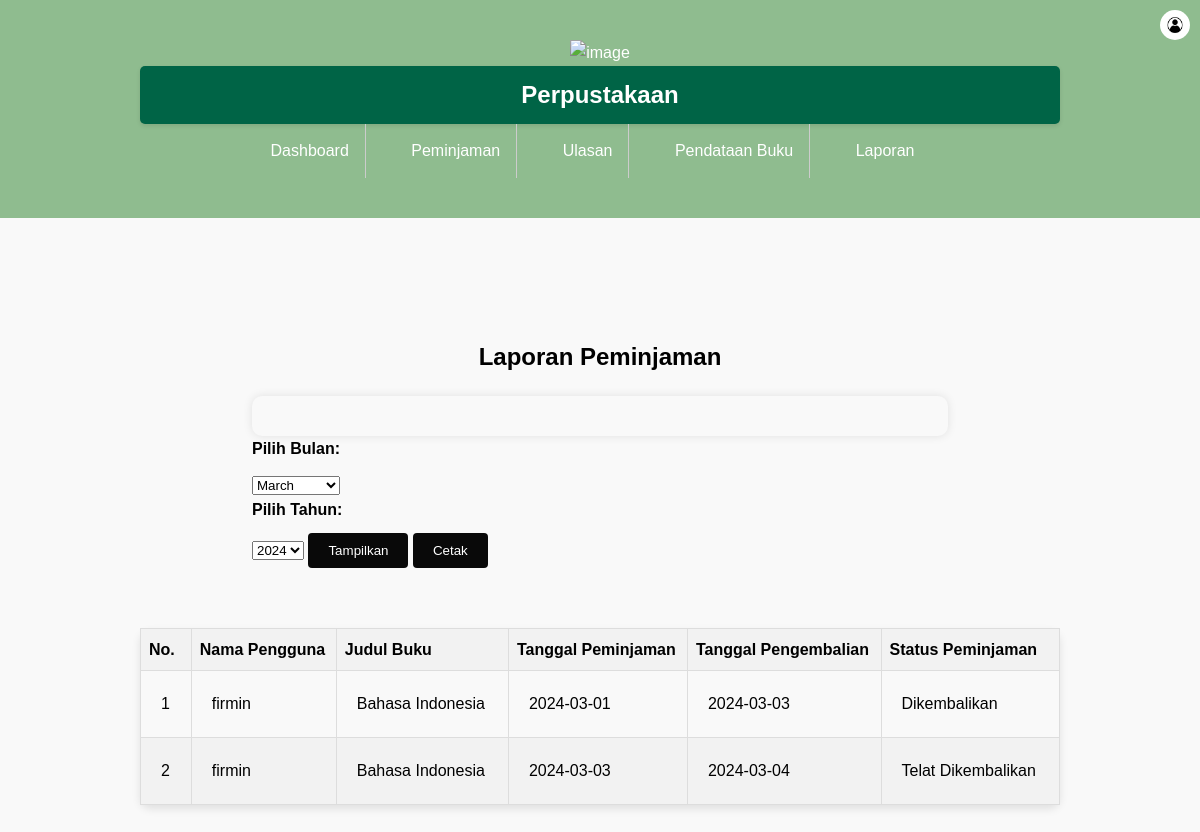
/laporan1.php (signed in), run on the app's committed database.
### tables this page shows
CREATE TABLE `peminjaman` (
  `peminjamanid` int(11) NOT NULL,
  `userid` int(11) NOT NULL,
  `bukuid` int(11) NOT NULL,
  `tanggalpeminjaman` date NOT NULL,
  `tanggalpengembalian` date NOT NULL,
  `statuspeminjaman` varchar(20) NOT NULL
);

CREATE TABLE `user` (
  `userid` int(11) NOT NULL,
  `username` varchar(20) NOT NULL,
  `password` varchar(20) NOT NULL,
  `email` varchar(20) NOT NULL,
  `namalengkap` varchar(20) NOT NULL,
  `alamat` text NOT NULL,
  `level` enum('Admin','Petugas','Peminjam') NOT NULL
);

CREATE TABLE `buku` (
  `bukuid` int(11) NOT NULL,
  `judul` varchar(25) NOT NULL,
  `penulis` varchar(25) NOT NULL,
  `penerbit` varchar(25) NOT NULL,
  `tahunterbit` int(11) NOT NULL
);

### laporan1.php (the view, shortened to what this page needs)
<?php
$selectedMonth = isset($_GET['bulan']) ? $_GET['bulan'] : date('m');
$selectedYear = isset($_GET['tahun']) ? $_GET['tahun'] : date('Y');
?>
<!DOCTYPE html>
<html lang="en">
<head>
    <link rel="stylesheet" href="styles.css">
</head>
<body>
<?php include "header1.php"; ?>
<section class="content">
    <div class="container">
        <table class="content-table">
            <?php include "koneksi.php"; ?>
                </div>
    <link rel="stylesheet" href="styles.css">
    <section class="content">
        <div class="container">
            <h2>Laporan Peminjaman</h2>
            <form action="" method="get">
                <label for="bulan">Pilih Bulan:</label>
                <select name="bulan" id="bulan">
                    <?php
                    for ($i = 1; $i <= 12; $i++) {
                        $monthName = date('F', mktime(0, 0, 0, $i, 1));
                        $selected = ($i == $selectedMonth) ? 'selected' : '';
                        echo "<option value='$i' $selected>$monthName</option>";
                    }
                    ?>
                </select>
                <label for="tahun">Pilih Tahun:</label>
                <select name="tahun" id="tahun">
                    <?php
                    $currentYear = date('Y');
                    for ($i = $currentYear; $i >= $currentYear - 5; $i--) {
                        $selected = ($i == $selectedYear) ? 'selected' : '';
                        echo "<option value='$i' $selected>$i</option>";
                    }
                    ?>
                </select>
                <button type="submit">Tampilkan</button>
                <button type="button" onclick="cetakData()">Cetak</button>
            </form>
            <?php
            $sql = "SELECT peminjamanid, user.username, buku.judul, peminjaman.tanggalpeminjaman, peminjaman.tanggalpengembalian, peminjaman.statuspeminjaman
                    FROM peminjaman
                    JOIN buku ON peminjaman.bukuid = buku.bukuid
                    JOIN user ON peminjaman.userid = user.userid
                    WHERE MONTH(peminjaman.tanggalpeminjaman) = '$selectedMonth'
                    AND YEAR(peminjaman.tanggalpeminjaman) = '$selectedYear'";
            $result = $conn->query($sql);
            if ($result) {
                if ($result->num_rows > 0) {
                    ?>
                            <thead>
                                <tr>
                                    <th>No.</th>
                                    <th>Nama Pengguna</th>
                                    <th>Judul Buku</th>
                                    <th>Tanggal Peminjaman</th>
                                    <th>Tanggal Pengembalian</th>
                                    <th>Status Peminjaman</th>
                                </tr>
                            </thead>
                            <tbody>
                                <?php
                                $no = 1;
                                while ($row = $result->fetch_assoc()) {
                                    ?>
                                    <tr>
                                        <td><?= $no ?></td>
                                        <td><?= $row['username'] ?></td>
                                        <td><?= $row['judul'] ?></td>
                                        <td><?= $row['tanggalpeminjaman'] ?></td>
                                        <td><?= $row['tanggalpengembalian'] ?></td>
                                        <td><?= $row['statuspeminjaman'] ?></td>
                                    </tr>
                                    <?php
                                    $no++;
                                }
                                ?>
                            </tbody>
                    </div>
                    <?php
                }
            } else {
                echo "Error: " . $sql . "<br>" . $conn->error;
            }
            ?>
    </section>
</body>
</html>

### styles.css (style rules this page uses)
* { margin: 0; padding: 0; box-sizing: border-box; }
body { font-family: Arial, sans-serif; line-height: 1.6; background-color: #f9f9f9; }
.container { width: 80%; margin: 0 auto; }
.content { padding: 40px 0; }
.container h2 { text-align: center; margin-bottom: 20px; }
form { background-color: #f9f9f9; padding: 20px; border-radius: 10px; box-shadow: 0 0 10px rgba(0, 0, 0, 0.1); }
label { display: block; margin-bottom: 10px; font-weight: bold; }
table { width: 100%; border-collapse: collapse; margin-bottom: 20px; }
table th, table td { padding: 8px; border: 1px solid #ddd; text-align: left; }
table th { background-color: #f2f2f2; }
table tr:nth-child(even) { background-color: #f2f2f2; }
button { background-color: #090909; color: white; padding: 10px 20px; border: none; border-radius: 4px; cursor: pointer; }
.content-table { width: 100%; border-collapse: collapse; margin-bottom: 20px; box-shadow: 0 4px 8px rgba(0, 0, 0, 0.1); border-radius: 10px; }
.content-table td { padding: 20px; border: 1px solid #ddd; vertical-align: top; }
.container { width: 80%; margin: 0 auto; padding: 20px; }
table { border-collapse: collapse; width: 100%; }
th, td { padding: 8px; text-align: left; border-bottom: 1px solid #ddd; }
th { background-color: #f2f2f2; }

### data on the page
peminjaman: userid.username "firmin", bukuid.judul "Bahasa Indonesia", tanggalpeminjaman "2024-03-01", tanggalpengembalian "2024-03-03", statuspeminjaman "Dikembalikan"
peminjaman: userid.username "firmin", bukuid.judul "Bahasa Indonesia", tanggalpeminjaman "2024-03-03", tanggalpengembalian "2024-03-04", statuspeminjaman "Telat Dikembalikan"

### other printed values
form field bulan "March"
form field tahun "2024"
